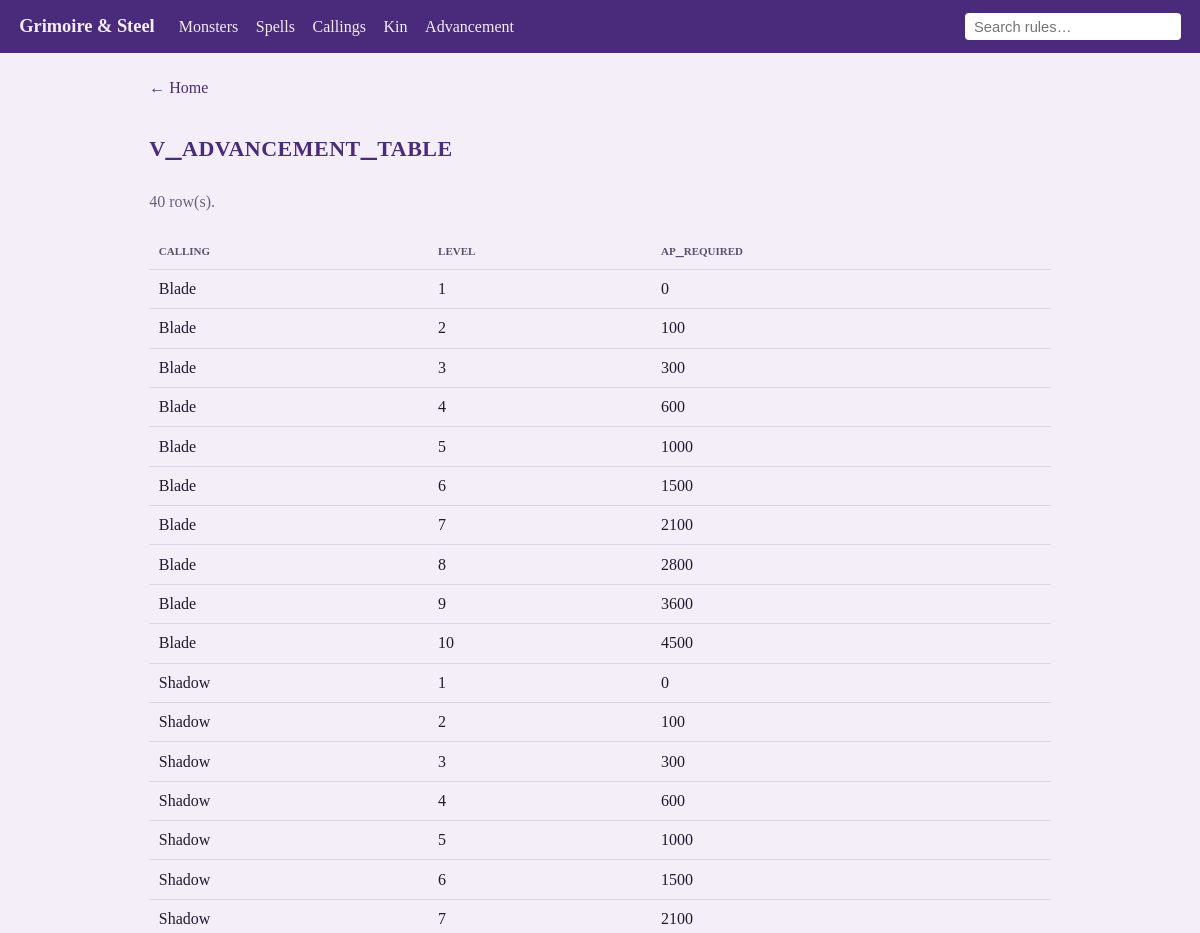
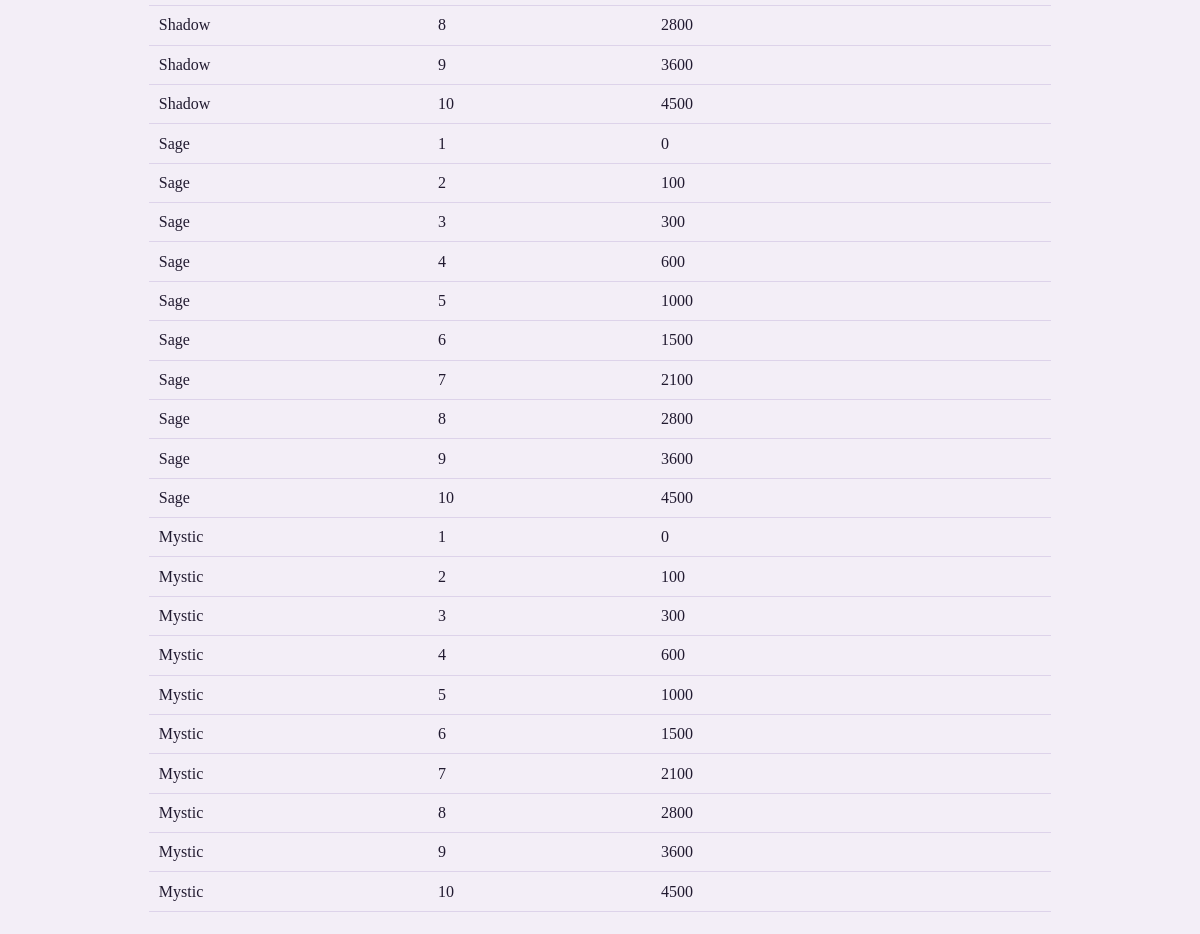
/table/v_advancement_table, run on the app's committed database (2 pictures, top to bottom).
### tables this page shows
CREATE TABLE calling (
    calling_id INTEGER PRIMARY KEY,
    name TEXT NOT NULL UNIQUE,
    description TEXT NOT NULL,
    starting_gear TEXT NOT NULL,
    armor_allowed TEXT NOT NULL,
    gift_name TEXT NOT NULL,
    gift_description TEXT NOT NULL,
    sort_order INTEGER NOT NULL UNIQUE
) STRICT;

### app/app.py (the view)
@app.route("/table/<name>")
def table(name):
    db = get_db()
    if name not in listable_objects(db):
        abort(404)
    rows = db.execute(f"SELECT * FROM {name} LIMIT 1000").fetchall()
    cols = rows[0].keys() if rows else [
        c["name"] for c in db.execute(f"PRAGMA table_info({name})")
    ]
    return render_template("rows.html", title=name, columns=cols, rows=rows, source=name)

### app/app.py (called while the page is built)
@app.after_request
def allow_local_control(resp):
    resp.headers["Access-Control-Allow-Origin"] = "*"
    return resp

def get_db():
    if "db" not in g:
        if not DB.exists():
            raise RuntimeError(f"{DB} not found - run 'py gns/build/load_gns.py' first.")
        g.db = sqlite3.connect(DB)
        g.db.row_factory = sqlite3.Row
    return g.db

def listable_objects(db):
    rows = db.execute(
        "SELECT name, type FROM sqlite_master "
        "WHERE type IN ('table','view') AND name NOT LIKE 'sqlite_%' "
        "ORDER BY type DESC, name"
    ).fetchall()
    skip = ("section_fts", "rules_search")
    return [
        r["name"]
        for r in rows
        if r["name"] not in skip
        and not any(r["name"].endswith(s) for s in ("_config", "_content", "_data", "_docsize", "_idx"))
    ]

### app/templates/rows.html (shortened to what this page needs)
{% extends "base.html" %}
{% block content %}
  <p><a class="back" href="{{ url_for('index') }}">&larr; Home</a></p>
  <h1>{{ title }}</h1>
  <p class="muted">{{ rows|length }} row(s).</p>
  <table class="grid">
    <thead>
      <tr>{% for c in columns %}<th>{{ c }}</th>{% endfor %}</tr>
    </thead>
    <tbody>
      {% for row in rows %}
        <tr>{% for c in columns %}<td>{{ row[c] if row[c] is not none else '—' }}</td>{% endfor %}</tr>
      {% else %}
        <tr><td colspan="{{ columns|length or 1 }}">No rows.</td></tr>
      {% endfor %}
    </tbody>
  </table>
{% endblock %}

### app/templates/base.html (style rules this page uses)
:root { --ink:#211a30; --paper:#f3eef7; --accent:#4a2a7a; --accent2:#7a1f12; }
* { box-sizing: border-box; }
body { margin:0; font-family: Georgia, "Times New Roman", serif; background: var(--paper); color: var(--ink); line-height:1.5; }
h1,h2 { font-variant: small-caps; letter-spacing:.5px; color:var(--accent); }
.muted { color:#6b6080; }
table.grid { width:100%; border-collapse:collapse; }
table.grid th, table.grid td { text-align:left; padding:.45rem .6rem; border-bottom:1px solid #ddd3ea; vertical-align:top; }
table.grid th { font-variant:small-caps; color:#5b5070; }
a.back { color:var(--accent); text-decoration:none; }

### data on the page
calling: name "Blade" "1" "0" "Blade" "2" "100" "Blade" "3" "300" "Blade" "4" "600" "Blade" "5" "1000" "Blade" "6" "1500" "Blade" "7" "2100" "Blade" "8" "2800" "Blade" "9" "3600" "Blade" "10" "4500"
calling: name "Shadow" "1" "0" "Shadow" "2" "100" "Shadow" "3" "300" "Shadow" "4" "600" "Shadow" "5" "1000" "Shadow" "6" "1500" "Shadow" "7" "2100" "Shadow" "8" "2800" "Shadow" "9" "3600" "Shadow" "10" "4500"
calling: name "Sage" "1" "0" "Sage" "2" "100" "Sage" "3" "300" "Sage" "4" "600" "Sage" "5" "1000" "Sage" "6" "1500" "Sage" "7" "2100" "Sage" "8" "2800" "Sage" "9" "3600" "Sage" "10" "4500"
calling: name "Mystic" "1" "0" "Mystic" "2" "100" "Mystic" "3" "300" "Mystic" "4" "600" "Mystic" "5" "1000" "Mystic" "6" "1500" "Mystic" "7" "2100" "Mystic" "8" "2800" "Mystic" "9" "3600" "Mystic" "10" "4500"

### other printed values
{{ title }} "v_advancement_table"
{{ rows|length }} "40"
{{ c }} "calling" "level" "ap_required"
